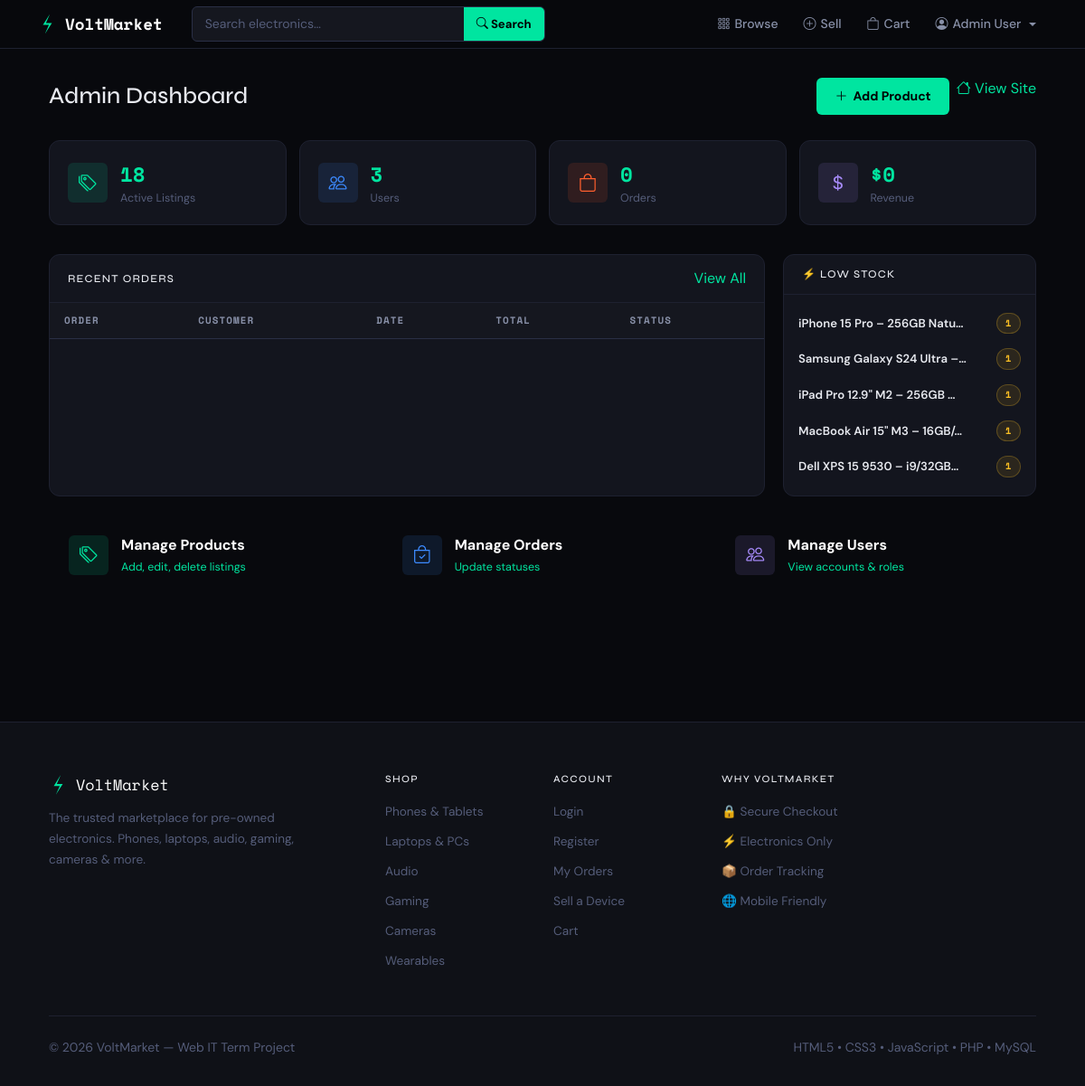
/admin/index.php (signed in), run on the app's committed database.
### tables this page shows
CREATE TABLE IF NOT EXISTS products (
  id INT AUTO_INCREMENT PRIMARY KEY, name VARCHAR(200) NOT NULL, description TEXT,
  price DECIMAL(10,2) NOT NULL, image_url VARCHAR(500) DEFAULT NULL,
  category VARCHAR(80) NOT NULL, `condition` VARCHAR(50) NOT NULL DEFAULT 'Good',
  stock INT NOT NULL DEFAULT 1, seller_id INT NOT NULL, created_at TIMESTAMP NOT NULL DEFAULT CURRENT_TIMESTAMP,
  FOREIGN KEY (seller_id) REFERENCES users(id) ON DELETE CASCADE
);

### admin/index.php (the view, shortened to what this page needs)
<?php
require_once __DIR__ . '/../includes/db.php';
$stats=[
  'users'    => $pdo->query("SELECT COUNT(*) FROM users")->fetchColumn(),
  'products' => $pdo->query("SELECT COUNT(*) FROM products WHERE stock>0")->fetchColumn(),
  'orders'   => $pdo->query("SELECT COUNT(*) FROM orders")->fetchColumn(),
  'revenue'  => $pdo->query("SELECT COALESCE(SUM(total_price),0) FROM orders WHERE status!='Cancelled'")->fetchColumn(),
];
$lowStock=$pdo->query("SELECT * FROM products WHERE stock<=1 ORDER BY stock ASC LIMIT 5")->fetchAll();
require_once __DIR__ . '/../includes/header.php';
?>
<div style="display:flex;justify-content:space-between;align-items:center;margin-bottom:28px;">
  <h1 style="font-size:1.6rem;margin:0;">Admin Dashboard</h1>
  <div style="display:flex;gap:8px;">
    <a href="<?= BASE_URL ?>/admin/products.php?action=add" class="btn-volt btn-sm"><i class="bi bi-plus-lg"></i> Add Product</a>
    <a href="<?= BASE_URL ?>/index.php" class="btn-outline btn-sm"><i class="bi bi-house"></i> View Site</a>
  </div>
</div>
<div style="display:grid;grid-template-columns:repeat(4,1fr);gap:14px;margin-bottom:32px;">
  <div class="vm-stat-card"><div class="vm-stat-icon ic-green"><i class="bi bi-tags"></i></div><div><div class="vm-stat-num"><?= number_format($stats['products']) ?></div><div class="vm-stat-lbl">Active Listings</div></div></div>
  <div class="vm-stat-card"><div class="vm-stat-icon ic-blue"><i class="bi bi-people"></i></div><div><div class="vm-stat-num"><?= number_format($stats['users']) ?></div><div class="vm-stat-lbl">Users</div></div></div>
  <div class="vm-stat-card"><div class="vm-stat-icon ic-orange"><i class="bi bi-bag"></i></div><div><div class="vm-stat-num"><?= number_format($stats['orders']) ?></div><div class="vm-stat-lbl">Orders</div></div></div>
  <div class="vm-stat-card"><div class="vm-stat-icon ic-purple"><i class="bi bi-currency-dollar"></i></div><div><div class="vm-stat-num">$<?= number_format($stats['revenue'],0) ?></div><div class="vm-stat-lbl">Revenue</div></div></div>
</div>
<div style="display:grid;grid-template-columns:1fr 280px;gap:20px;">
  <div class="vm-panel">
    <div class="vm-panel-head">
      <h5>Recent Orders</h5>
      <a href="<?= BASE_URL ?>/admin/orders.php" class="btn-outline btn-sm">View All</a>
    </div>
    <table class="vm-table">
      <thead><tr><th>Order</th><th>Customer</th><th>Date</th><th>Total</th><th>Status</th></tr></thead>
    </table>
  </div>
  <div class="vm-panel">
    <div class="vm-panel-head"><h5>⚡ Low Stock</h5></div>
    <div style="padding:12px 16px;">
      <?php foreach($lowStock as $p): ?>
      <div style="display:flex;justify-content:space-between;align-items:center;padding:8px 0;border-bottom:1px solid var(--border);">
        <div style="font-size:.82rem;font-weight:600;flex:1;overflow:hidden;text-overflow:ellipsis;white-space:nowrap;"><?= htmlspecialchars(substr($p['name'],0,28)) ?>…</div>
        <span class="vm-status <?= $p['stock']==0?'s-cancelled':'s-pending' ?>" style="margin-left:8px;"><?= $p['stock'] ?></span>
      </div>
      <?php endforeach; ?>
    </div>
  </div>
</div>
<div style="display:grid;grid-template-columns:repeat(3,1fr);gap:14px;margin-top:20px;">
  <?php foreach([
    [BASE_URL.'/admin/products.php','bi-tags','ic-green','Manage Products','Add, edit, delete listings'],
    [BASE_URL.'/admin/orders.php','bi-bag-check','ic-blue','Manage Orders','Update statuses'],
    [BASE_URL.'/admin/users.php','bi-people','ic-purple','Manage Users','View accounts & roles'],
  ] as [$url,$icon,$ic,$title,$sub]): ?>
  <a href="<?= $url ?>" style="background:var(--card);border:1px solid var(--border);border-radius:var(--radius-lg);padding:22px;text-decoration:none;display:flex;align-items:center;gap:14px;transition:border-color .2s;" onmouseover="this.style.borderColor='rgba(0,229,160,.3)'" onmouseout="this.style.borderColor='var(--border)'">
    <div class="vm-stat-icon <?= $ic ?>"><i class="bi <?= $icon ?>"></i></div>
    <div><div style="font-weight:700;color:#fff;margin-bottom:3px;"><?= $title ?></div><div style="font-size:.78rem;color:var(--text3);"><?= $sub ?></div></div>
  </a>
  <?php endforeach; ?>
</div>
<?php require_once __DIR__ . '/../includes/footer.php'; ?>

### includes/header.php (style rules this page uses)
:root { --vm-bg: #08090d; --vm-bg2: #0f1117; --vm-bg3: #15171f; --vm-card: #13151e; --vm-border: #1e2130; --vm-border2: #2a2f45; --vm-accent: #00e5a0; --vm-orange: #ff5f2e; --vm-blue: #3d8bff; --vm-text: #e8eaf0; --vm-text2: #8890a8; --vm-text3: #555d7a; --vm-mono: 'Space Mono', monospace; --vm-sans: 'DM Sans', sans-serif; --vm-display: 'Syne', sans-serif; --vm-radius: 6px; --vm-radius-lg: 12px; --vm-glow: 0 0 24px rgba(0,229,160,.14); --vm-shadow: 0 4px 24px rgba(0,0,0,.5); }
*, *::before, *::after { box-sizing: border-box; }
html { scroll-behavior: smooth; }
body { background: var(--vm-bg) !important; color: var(--vm-text) !important; font-family: var(--vm-sans) !important; min-height: 100vh; }
h1,h2,h3,h4,h5,h6 { font-family: var(--vm-display) !important; color: var(--vm-text) !important; }
a { color: var(--vm-accent); text-decoration: none; transition: color .2s; }
.vm-stat-num { font-family: var(--vm-mono); font-size: 1.4rem; color: var(--vm-accent); font-weight: 700; }
.vm-stat-lbl { font-size: .78rem; color: var(--vm-text3); }
.btn-volt { display: inline-flex; align-items: center; gap: 6px; background: var(--vm-accent); color: #000 !important; font-weight: 700; padding: 10px 20px; border-radius: var(--vm-radius); font-size: .875rem; border: none; cursor: pointer; transition: background .2s, transform .1s; text-decoration: none !important; }
.vm-panel { background: var(--vm-card); border: 1px solid var(--vm-border); border-radius: var(--vm-radius-lg); overflow: hidden; }
.vm-panel-head { padding: 14px 20px; border-bottom: 1px solid var(--vm-border); display: flex; justify-content: space-between; align-items: center; }
.vm-panel-head h5 { font-family: var(--vm-mono); font-size: .75rem; letter-spacing: .1em; text-transform: uppercase; color: var(--vm-text2); margin: 0; }
.vm-table { width: 100%; border-collapse: collapse; }
.vm-table th { background: var(--vm-bg3); color: var(--vm-text2); font-family: var(--vm-mono); font-size: .68rem; letter-spacing: .1em; text-transform: uppercase; padding: 11px 16px; text-align: left; border-bottom: 1px solid var(--vm-border2); }
.vm-status { font-family: var(--vm-mono); font-size: .65rem; letter-spacing: .06em; text-transform: uppercase; padding: 3px 9px; border-radius: 99px; font-weight: 700; }
.s-pending { background: rgba(251,191,36,.1); color: #fbbf24; border: 1px solid rgba(251,191,36,.25); }
.vm-stat-card { background: var(--vm-card); border: 1px solid var(--vm-border); border-radius: var(--vm-radius-lg); padding: 20px; display: flex; align-items: center; gap: 14px; }
.vm-stat-icon { width: 44px; height: 44px; border-radius: var(--vm-radius); display: flex; align-items: center; justify-content: center; font-size: 1.25rem; flex-shrink: 0; }
.ic-green { background: rgba(0,229,160,.12); color: var(--vm-accent); }
.ic-blue { background: rgba(61,139,255,.12); color: var(--vm-blue); }
.ic-orange { background: rgba(255,95,46,.12); color: var(--vm-orange); }
.ic-purple { background: rgba(167,139,250,.12);color: #a78bfa; }

### data on the page
products: name "iPhone 15 Pro – 256GB Natu", stock "1"
products: name "Samsung Galaxy S24 Ultra –", stock "1"
products: name "iPad Pro 12.9\" M2 – 256GB", stock "1"
products: name "MacBook Air 15\" M3 – 16GB/", stock "1"
products: name "Dell XPS 15 9530 – i9/32GB", stock "1"

### other printed values
getCurrentUserName() "Admin User"
$stats['products'] "18"
$stats['users'] "3"
$stats['orders'] "0"
$stats['revenue'] "0"
$title "Manage Products"
$sub "Add, edit, delete listings"
$title "Manage Orders"
$sub "Update statuses"
$title "Manage Users"
$sub "View accounts & roles"
